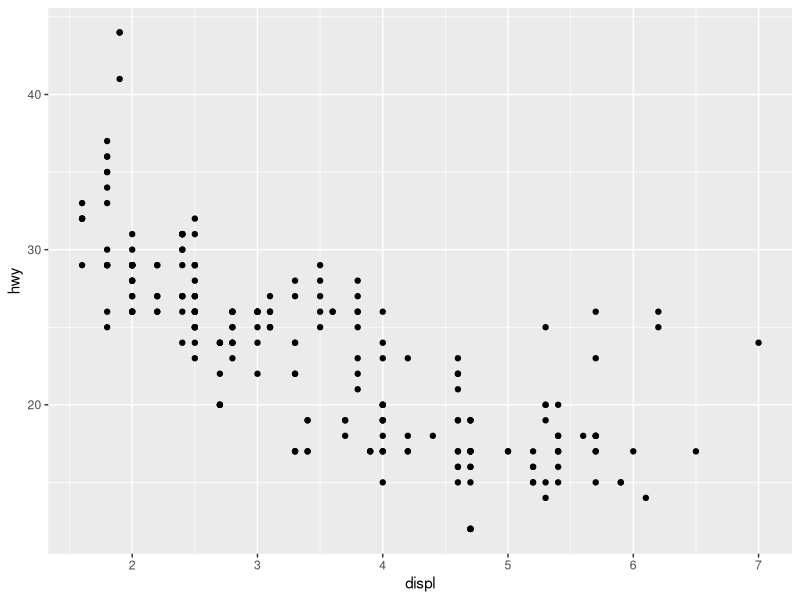
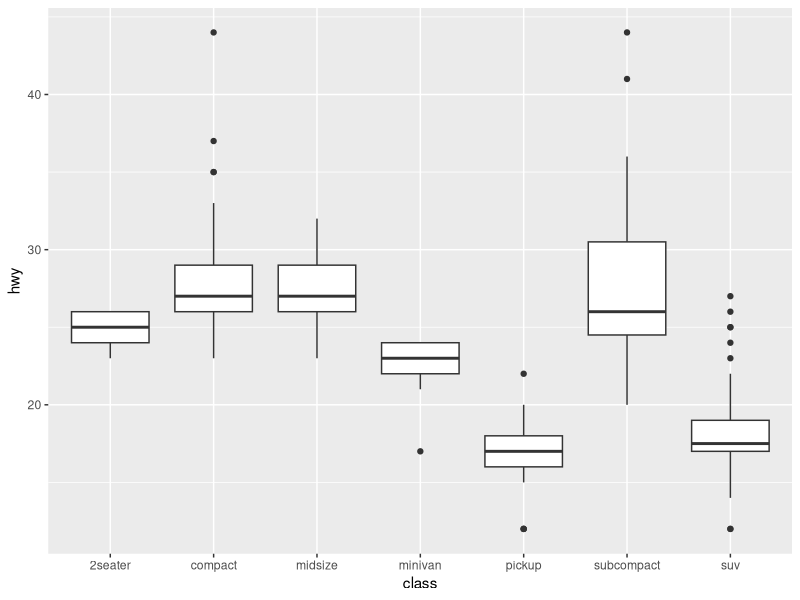
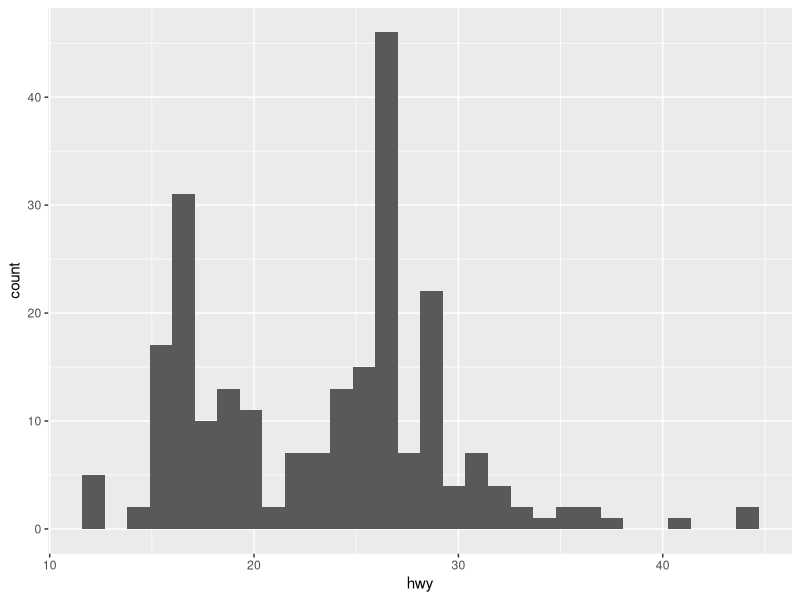
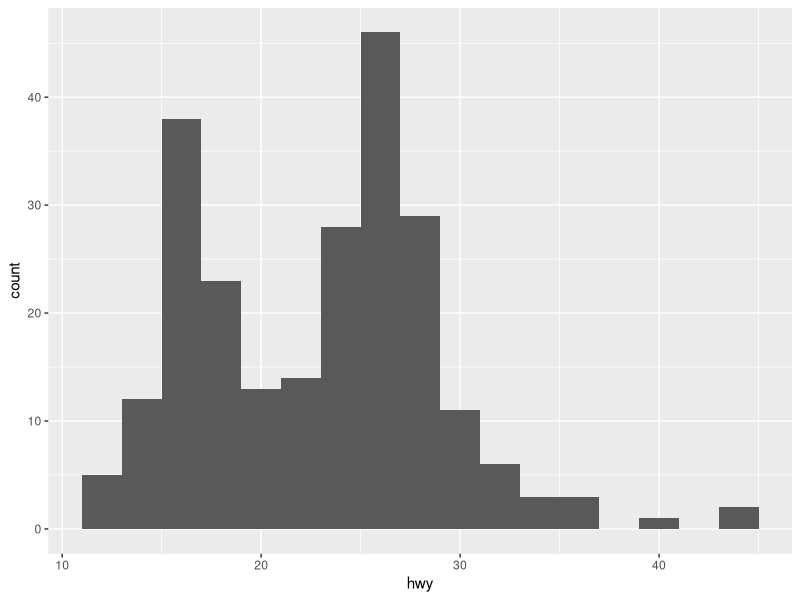
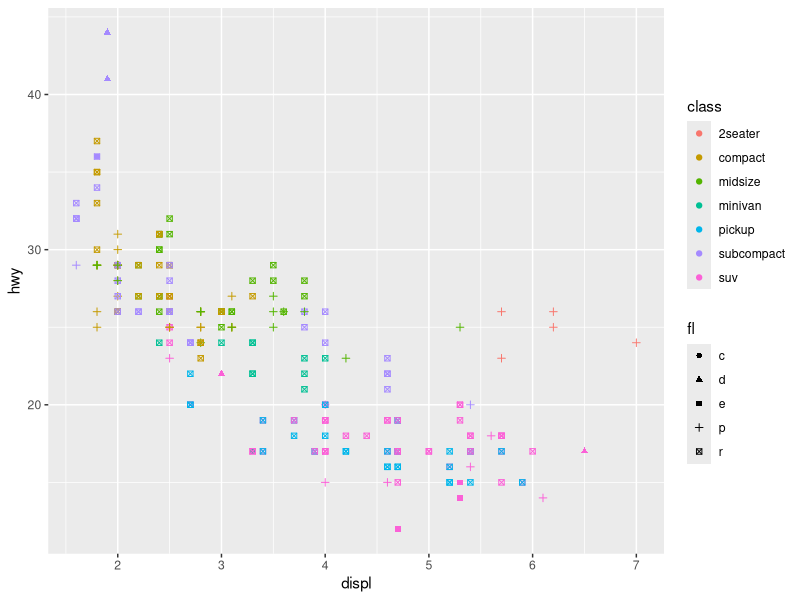
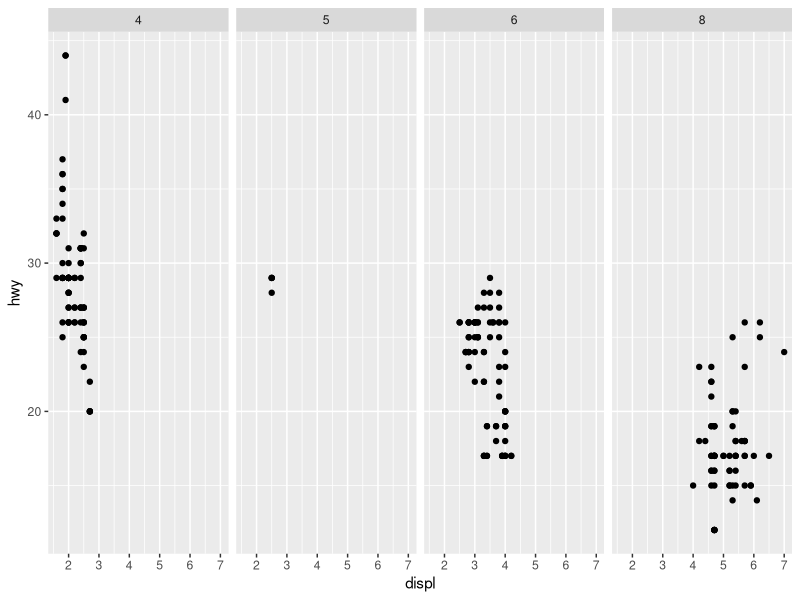
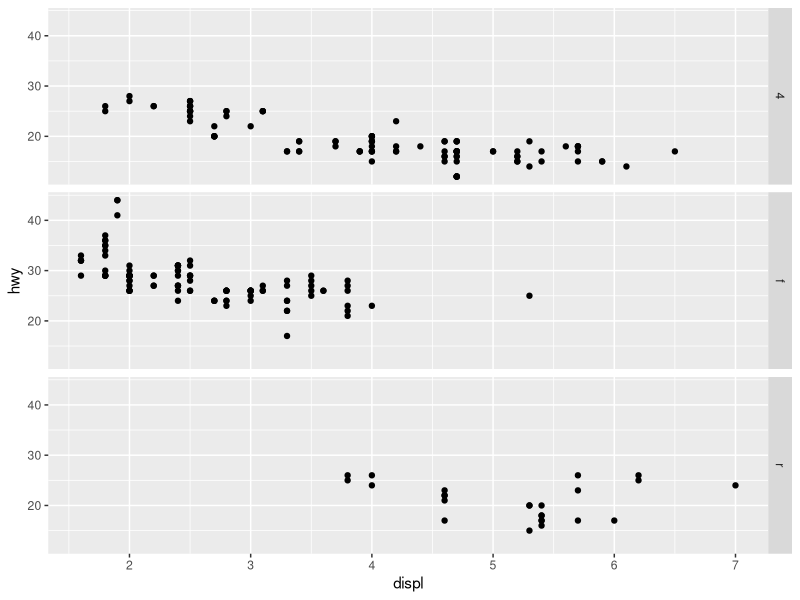
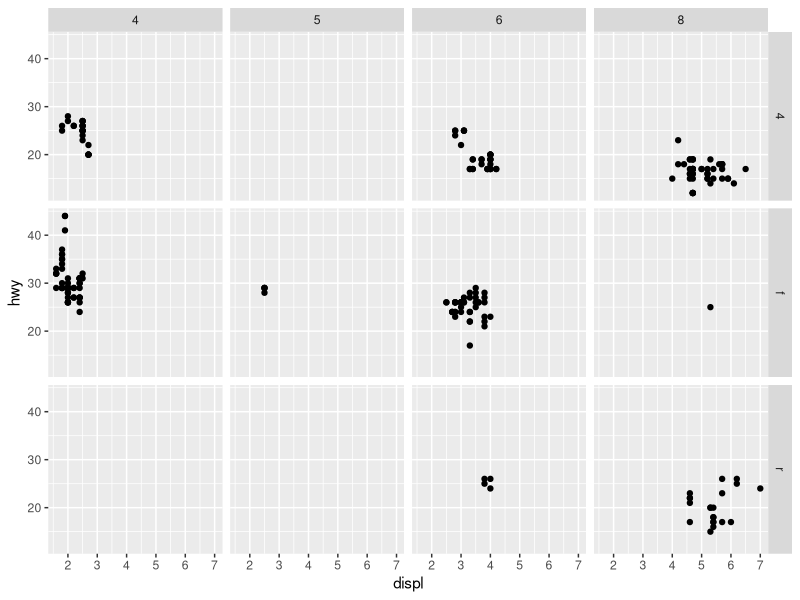

Recreate these plots in R, in order.
## ---- chunk 1
knitr::opts_chunk$set(echo = TRUE, comment = "")
#echo shows all inputs and outputs
#comment means no # before output
library(tidyverse)

## ---- chunk 2
data(mpg)
summary(mpg)
## ---- chunk 3
#Initialise plot with ggplot.
# add layers
#
ggplot(data = mpg)+
  geom_point(mapping = aes(x = displ, y = hwy))

## ---- chunk 4

ggplot(data = mpg) +
  geom_boxplot(mapping = aes(x = class, y = hwy))
## ---- chunk 5
ggplot(data = mpg) +
  geom_histogram(mapping = aes(x = hwy))
## ---- chunk 6
ggplot(data = mpg) +
  geom_histogram(mapping = aes(x = hwy), binwidth  = 2)
## ---- chunk 7
ggplot(data = mpg) +
  geom_point(mapping = aes(x = displ, y = hwy, color = class, shape = fl))
## ---- chunk 8
# Makes a plot that the commands below will modify
q <- ggplot(mpg) + geom_point(aes(x = displ, y = hwy))

q + facet_grid(. ~ cyl)
q + facet_grid(drv ~ .)
q + facet_grid(drv ~ cyl)
q + facet_wrap(~ class)
## ---- chunk 9
ggplot(data =mpg) +
  geom_bar(mapping = aes(x = class, color = class, fill = drv))
## ---- chunk 10
ggplot(mpg) + 
  geom_point(aes(displ, hwy)) +
  geom_smooth(aes(displ, hwy))
